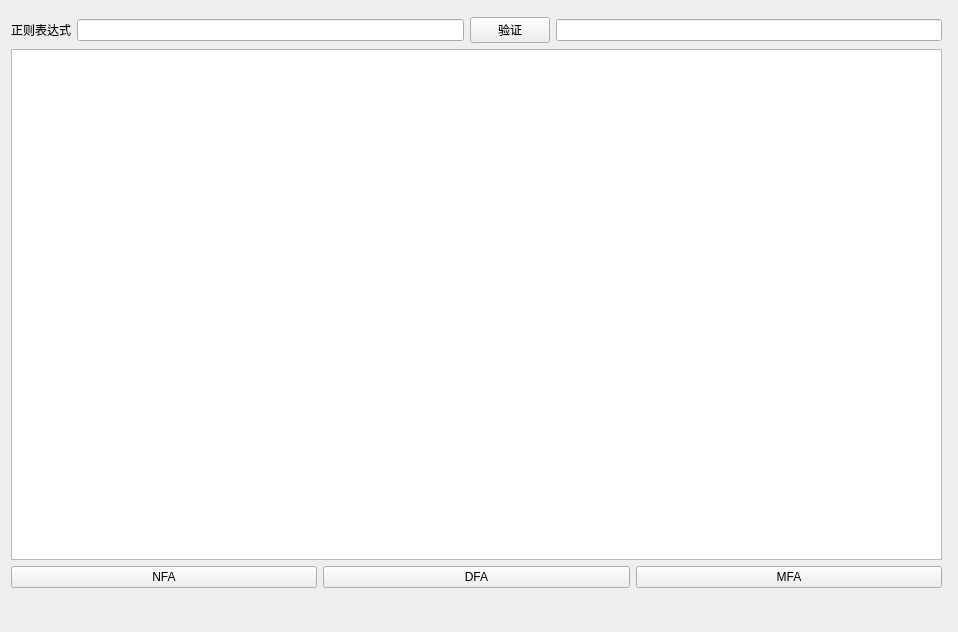
<?xml version="1.0" encoding="UTF-8"?>
<ui version="4.0">
 <class>DFA</class>
 <widget class="QWidget" name="DFA">
  <property name="geometry">
   <rect>
    <x>0</x>
    <y>0</y>
    <width>958</width>
    <height>632</height>
   </rect>
  </property>
  <property name="windowTitle">
   <string>DFA</string>
  </property>
  <widget class="QWidget" name="layoutWidget">
   <property name="geometry">
    <rect>
     <x>11</x>
     <y>17</y>
     <width>931</width>
     <height>571</height>
    </rect>
   </property>
   <layout class="QVBoxLayout" name="verticalLayout_2">
    <item>
     <layout class="QHBoxLayout" name="horizontalLayout">
      <item>
       <widget class="QLabel" name="label">
        <property name="text">
         <string>正则表达式</string>
        </property>
       </widget>
      </item>
      <item>
       <widget class="QLineEdit" name="lineEdit"/>
      </item>
      <item>
       <widget class="QPushButton" name="pushButton">
        <property name="text">
         <string>验证</string>
        </property>
       </widget>
      </item>
      <item>
       <widget class="QLineEdit" name="lineEdit_2"/>
      </item>
     </layout>
    </item>
    <item>
     <layout class="QVBoxLayout" name="verticalLayout">
      <item>
       <widget class="QGraphicsView" name="graphicsView_3"/>
      </item>
      <item>
       <layout class="QHBoxLayout" name="horizontalLayout_2">
        <item>
         <widget class="QPushButton" name="pushButton_2">
          <property name="text">
           <string>NFA</string>
          </property>
         </widget>
        </item>
        <item>
         <widget class="QPushButton" name="pushButton_3">
          <property name="text">
           <string>DFA</string>
          </property>
         </widget>
        </item>
        <item>
         <widget class="QPushButton" name="pushButton_4">
          <property name="text">
           <string>MFA</string>
          </property>
         </widget>
        </item>
       </layout>
      </item>
     </layout>
    </item>
   </layout>
  </widget>
 </widget>
 <resources/>
 <connections>
  <connection>
   <sender>pushButton</sender>
   <signal>clicked()</signal>
   <receiver>DFA</receiver>
   <slot>check()</slot>
   <hints>
    <hint type="sourcelabel">
     <x>561</x>
     <y>35</y>
    </hint>
    <hint type="destinationlabel">
     <x>499</x>
     <y>349</y>
    </hint>
   </hints>
  </connection>
  <connection>
   <sender>pushButton_2</sender>
   <signal>clicked()</signal>
   <receiver>DFA</receiver>
   <slot>nfa()</slot>
   <hints>
    <hint type="sourcelabel">
     <x>941</x>
     <y>158</y>
    </hint>
    <hint type="destinationlabel">
     <x>499</x>
     <y>349</y>
    </hint>
   </hints>
  </connection>
  <connection>
   <sender>pushButton_3</sender>
   <signal>clicked()</signal>
   <receiver>DFA</receiver>
   <slot>dfa()</slot>
   <hints>
    <hint type="sourcelabel">
     <x>941</x>
     <y>374</y>
    </hint>
    <hint type="destinationlabel">
     <x>499</x>
     <y>349</y>
    </hint>
   </hints>
  </connection>
  <connection>
   <sender>pushButton_4</sender>
   <signal>clicked()</signal>
   <receiver>DFA</receiver>
   <slot>mfa()</slot>
   <hints>
    <hint type="sourcelabel">
     <x>941</x>
     <y>589</y>
    </hint>
    <hint type="destinationlabel">
     <x>499</x>
     <y>349</y>
    </hint>
   </hints>
  </connection>
 </connections>
 <slots>
  <slot>check()</slot>
  <slot>nfa()</slot>
  <slot>dfa()</slot>
  <slot>mfa()</slot>
 </slots>
</ui>
